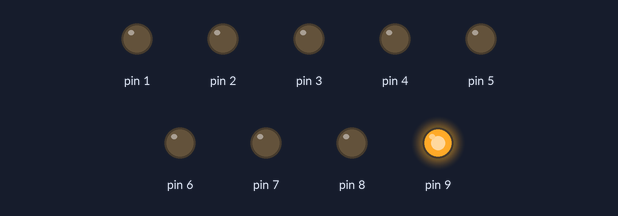
A sketch run on a simulated Arduino Uno, built with avr-gcc and run on an emulated ATmega328P. Shown: output pins drawn as LEDs (lit = HIGH).

Above: at 0.2 s.
At 1.2 s:
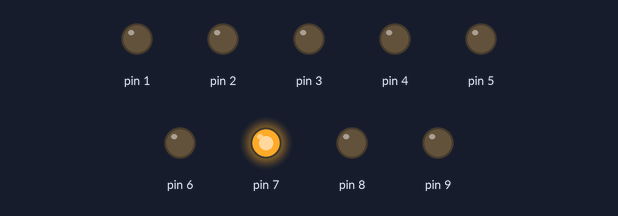
At 1.7 s:
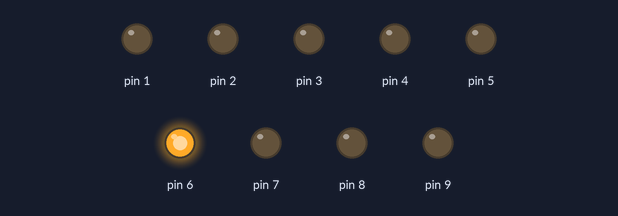
At 2.7 s:
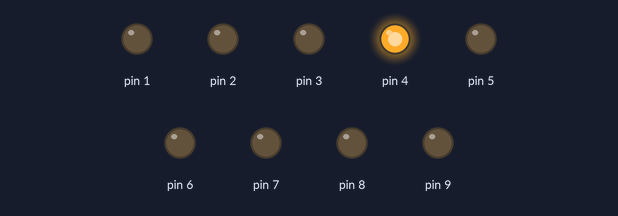
At 3.7 s:
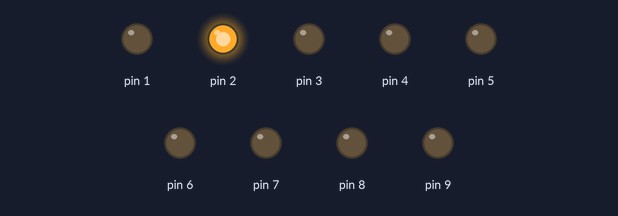
At 5.2 s:
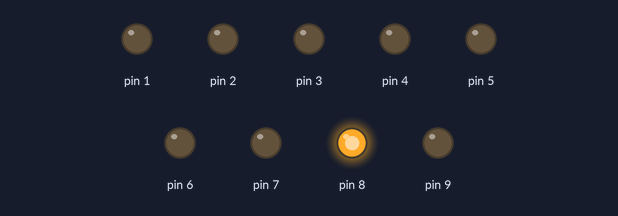
Timing chart, 0 to 5.9 s (numbered marks = the images above):
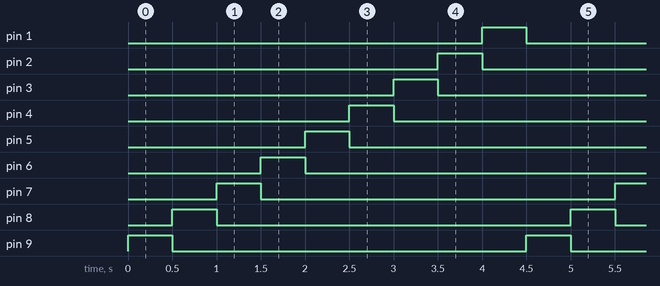

Measured:
- by itself, pin 1–9: alternates HIGH for 0.50 s and LOW for 4.0 s
- by itself, everything shown: repeats every 4.5 s, in 10 steps

The sketch:

sketch_mar03b.ino
```cpp
int LED[8];
int stage = 0;
int inpin = 0;

void setup(){
   for(int i=0;i<9;i++){
    LED[i]=9-i;
    pinMode(LED[i],OUTPUT);
  }
  pinMode(inpin,INPUT);
}

void loop(){
  for (int i=0;i<9;i++){
      digitalWrite(LED[i],HIGH);
      delay(500);
      digitalWrite(LED[i],LOW);
  }
}
```
